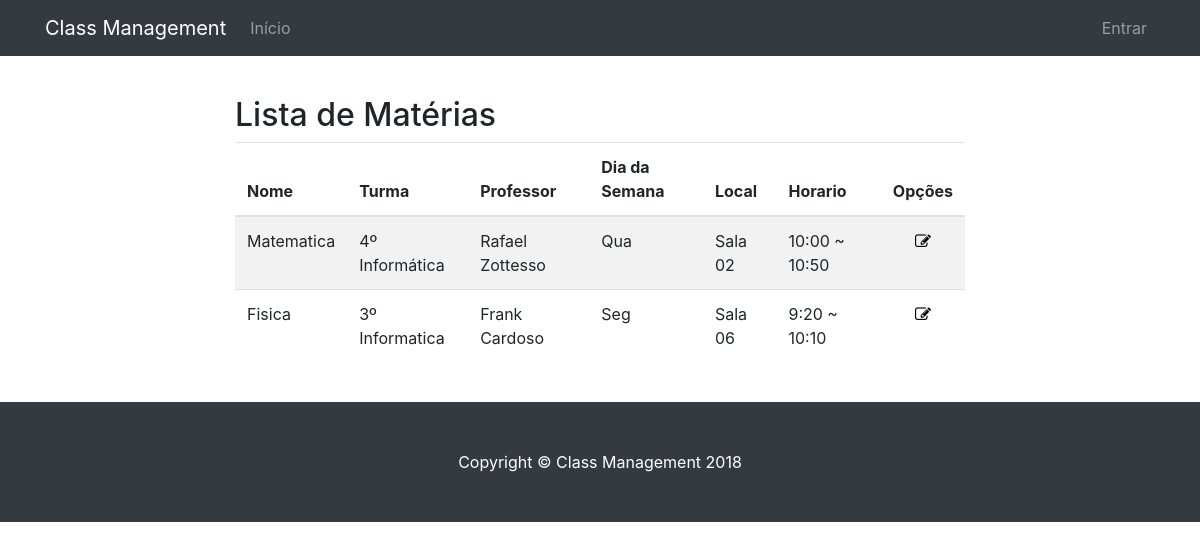
The page /visualizar/materia/ on the database as committed earlier.
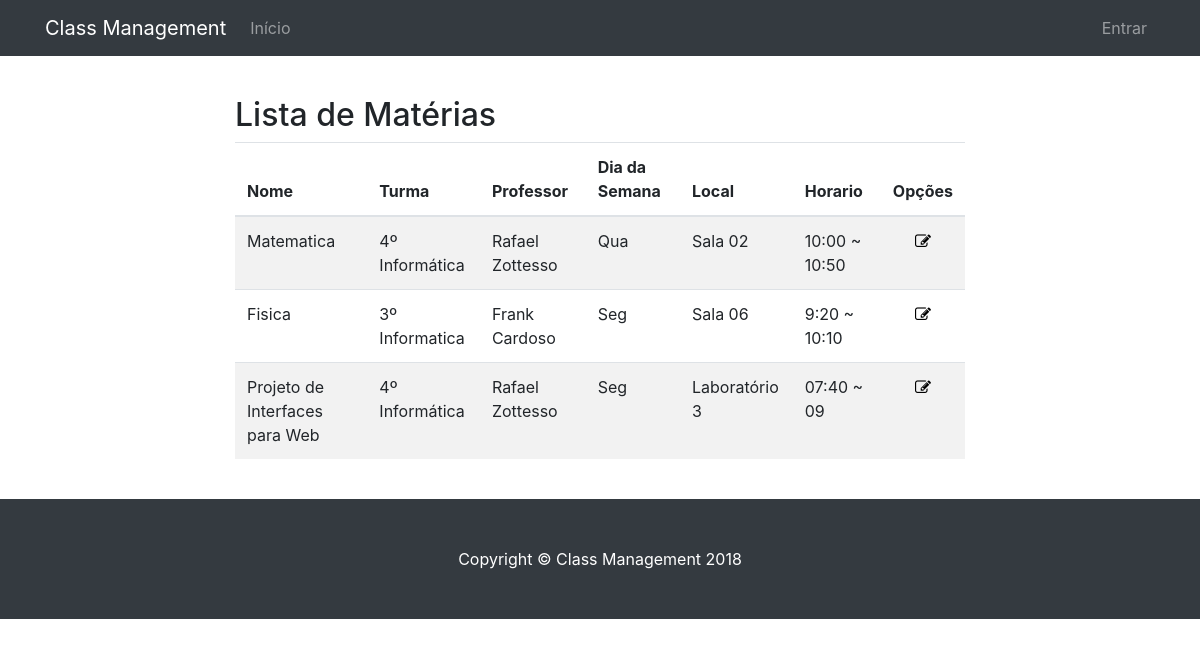
The same page on the database as committed later.
### classmanagement/models.py (models this page shows, shortened)
class Materia(models.Model):
    DIA_CHOICES   = (
        ('Seg', 'Segunda'),
        ('Ter', 'Terca'),
        ('Qua', 'Quarta'),
        ('Qui', 'Quinta'),
        ('Sex', 'Sexta'),
        ('Sab', 'Sabado'),
        ('Dom', 'Domingo'),
    )
    nome                    = models.CharField(max_length=120, blank=False, null=False, help_text='Obrigatório.')
    local                   = models.CharField(max_length=120, blank=False, null=False, help_text='Exemplo: "Sala 02"')
    dia                     = models.CharField(max_length=3, blank=False, null=False, choices=DIA_CHOICES, help_text='Dia da Semana')
    horario_inicio          = models.CharField(max_length=5, blank=False, null=False, verbose_name="Horario de inicio", help_text='Exemplo: "20:00"')
    horario_fim             = models.CharField(max_length=5, blank=False, null=False, verbose_name="Horario final", help_text='Exemplo: "20:50"')
    turma                   = models.ForeignKey(Turma, on_delete=models.PROTECT, null=False, blank=False)
    professor               = models.ForeignKey(Professor, on_delete=models.PROTECT, null=False, blank=False)
    class Meta:
        verbose_name = 'Matéria'
        verbose_name_plural = 'Matérias'

class Turma(models.Model):
    nome                    = models.CharField(max_length=120, blank=False, null=False, help_text='Obrigatório.')
    alunos                  = models.ManyToManyField(User, help_text='Obrigatório', related_name='alunos_matriculados')
    data_cadastro           = models.DateField(auto_now_add=True)
    representante           = models.ForeignKey(User, on_delete=models.PROTECT, blank=False, null=False)
    colegio                 = models.ForeignKey(Colegio, on_delete=models.PROTECT, blank=False, null=False, help_text='Obrigatório.')
    def __str__(self):
        return self.nome

class Professor(models.Model):
    nome                    = models.CharField(max_length=120, blank=False, null=False, help_text='Obrigatório.')
    email                   = models.EmailField(max_length=120, blank=False, null=False, help_text='Obrigatório.')
    def __str__(self):
        return self.nome
    class Meta:
        verbose_name_plural = 'Professores'

### classmanagement/views.py (the view)
# urls.py: path('visualizar/materia/', views.MateriaListView.as_view(), name='visualizar_materia'),
class MateriaListView(generic.ListView):
    model = models.Materia
    template_name = 'list/materia_list.html'
    def get_context_data(selfself, **kwargs):
        context = super().get_context_data(**kwargs)
        context['titulo'] = 'Lista de Matérias'
        return context

### classmanagement/templates/list/materia_list.html (shortened to what this page needs)
{% extends "list.html" %}
{% block lista %}
<table class="table table-striped">
  <thead>
    <tr>
      <th>Nome</th>
      <th>Turma</th>
      <th>Professor</th>
      <th>Dia da Semana</th>
      <th>Local</th>
      <th>Horario</th>
      <th class="center">Opções</th>
    </tr>
  </thead>
  <tbody>
{% for materia in object_list %}
    <td>{{ materia.nome }}</td>
    <td>{{ materia.turma }}</td>
    <td>{{ materia.professor }}</td>
    <td>{{ materia.dia }}</td>
    <td>{{ materia.local }}</td>
    <td>{{ materia.horario_inicio }} ~ {{ materia.horario_fim }}</td>
    <td class="center">
        <a href="{{turma.id}}" class="">
          <i class="fa fa-edit" aria-hidden></i>
        </a>
      </td>
{% empty %}
    <tr>
      <td colspan="4">Nenhum registro encontrado!</td>
    </tr>
{% endfor %}
</tbody>
</table>
{% endblock %}

Rows that differ between the two databases and show on the page:
added Materia: nome "Projeto de Interfaces para Web", turma "4º Informática", professor "Rafael Zottesso", dia "Seg", local "Laboratório 3", horario_inicio "07:40", horario_fim "09"
